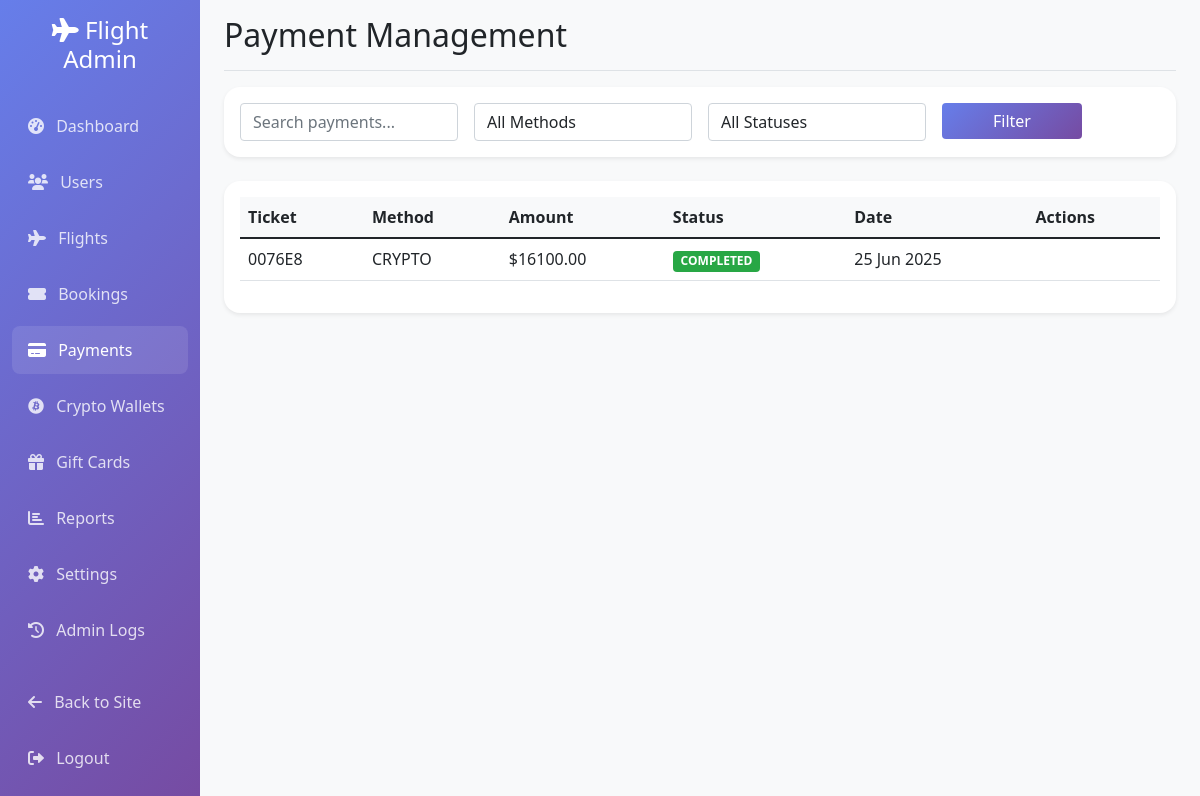
The app's page /backoffice/payments/ (signed in) with its own data.
### flight/models.py (models this page shows, shortened)
class Payment(models.Model):
    ticket = models.OneToOneField('Ticket', on_delete=models.CASCADE, related_name='payment')
    payment_method = models.CharField(max_length=20, choices=PAYMENT_METHOD)
    amount = models.FloatField()
    status = models.CharField(max_length=20, choices=PAYMENT_STATUS, default='PENDING')
    crypto_wallet = models.ForeignKey(CryptoWallet, on_delete=models.SET_NULL, null=True, blank=True)
    crypto_transaction_hash = models.CharField(max_length=255, blank=True)
    crypto_amount = models.FloatField(null=True, blank=True)
    gift_card = models.ForeignKey(GiftCard, on_delete=models.SET_NULL, null=True, blank=True)
    card_number = models.CharField(max_length=19, blank=True)
    card_holder_name = models.CharField(max_length=100, blank=True)
    created_at = models.DateTimeField(auto_now_add=True)
    completed_at = models.DateTimeField(null=True, blank=True)

class Ticket(models.Model):
    user = models.ForeignKey(User,on_delete=models.CASCADE,related_name="bookings", blank=True, null=True)
    ref_no = models.CharField(max_length=6, unique=True)
    passengers = models.ManyToManyField(Passenger, related_name="flight_tickets")
    flight = models.ForeignKey(Flight, on_delete=models.CASCADE, related_name="tickets", blank=True, null=True)
    flight_ddate = models.DateField(blank=True, null=True)
    flight_adate = models.DateField(blank=True, null=True)
    flight_fare = models.FloatField(blank=True,null=True)
    other_charges = models.FloatField(blank=True,null=True)
    coupon_used = models.CharField(max_length=15,blank=True)
    coupon_discount = models.FloatField(default=0.0)
    total_fare = models.FloatField(blank=True, null=True)
    seat_class = models.CharField(max_length=20, choices=SEAT_CLASS)
    booking_date = models.DateTimeField(default=datetime.now)
    mobile = models.CharField(max_length=20,blank=True)
    email = models.EmailField(max_length=45, blank=True)
    status = models.CharField(max_length=45, choices=TICKET_STATUS)

### backoffice/views.py (the view)
# urls.py: path('payments/', views.payment_management, name='payment_management'),
@login_required
@user_passes_test(is_admin)
def payment_management(request):
    search_query = request.GET.get('search', '')
    method_filter = request.GET.get('method', '')
    status_filter = request.GET.get('status', '')
    payments = Payment.objects.all().order_by('-created_at')
    if search_query:
        payments = payments.filter(
            Q(ticket__ref_no__icontains=search_query) |
            Q(ticket__user__username__icontains=search_query)
        )
    if method_filter:
        payments = payments.filter(payment_method=method_filter)
    if status_filter:
        payments = payments.filter(status=status_filter)
    paginator = Paginator(payments, 20)
    page_number = request.GET.get('page')
    payments = paginator.get_page(page_number)
    return render(request, 'backoffice/payment_management.html', {
        'payments': payments,
        'search_query': search_query,
        'method_filter': method_filter,
        'status_filter': status_filter,
        'method_choices': Payment.PAYMENT_METHOD_CHOICES if hasattr(Payment, 'PAYMENT_METHOD_CHOICES') else [],
        'status_choices': Payment.STATUS_CHOICES if hasattr(Payment, 'STATUS_CHOICES') else []
    })

### backoffice/views.py (called while the page is built)
def is_admin(user):
    return user.is_staff or user.is_superuser

### backoffice/templates/backoffice/payment_management.html (shortened to what this page needs)
{% extends 'backoffice/base.html' %}
{% block page_title %}Payment Management{% endblock %}
{% block content %}
<div class="card mb-4">
    <div class="card-body">
        <form method="get" class="row g-3">
            <div class="col-md-3">
                <input type="text" name="search" class="form-control" placeholder="Search payments..." value="{{ search_query }}">
            </div>
            <div class="col-md-3">
                <select name="method" class="form-control">
                    <option value="">All Methods</option>
                </select>
            </div>
            <div class="col-md-3">
                <select name="status" class="form-control">
                    <option value="">All Statuses</option>
                </select>
            </div>
            <div class="col-md-2">
                <button type="submit" class="btn btn-primary w-100">Filter</button>
            </div>
        </form>
    </div>
</div>
<div class="card">
    <div class="card-body">
        <div class="table-responsive">
            <table class="table table-hover">
                <thead>
                    <tr>
                        <th>Ticket</th>
                        <th>Method</th>
                        <th>Amount</th>
                        <th>Status</th>
                        <th>Date</th>
                        <th>Actions</th>
                    </tr>
                </thead>
                <tbody>
                    {% for payment in payments %}
                    <tr>
                        <td>{{ payment.ticket.ref_no }}</td>
                        <td>{{ payment.payment_method }}</td>
                        <td>${{ payment.amount|floatformat:2 }}</td>
                        <td>
                            <span class="badge badge-{{ payment.status|lower }}">{{ payment.status }}</span>
                        </td>
                        <td>{{ payment.created_at|date:"d M Y" }}</td>
                        <td>
                        </td>
                    </tr>
                    {% empty %}
                    <tr><td colspan="6">No payments found</td></tr>
                    {% endfor %}
                </tbody>
            </table>
        </div>
    </div>
</div>
{% endblock %}

### backoffice/templates/backoffice/base.html (style rules this page uses)
.card { border: none; border-radius: 1rem; box-shadow: 0 0.125rem 0.25rem rgba(0, 0, 0, 0.075); }
.btn-primary { background: linear-gradient(135deg, #667eea 0%, #764ba2 100%); border: none; }
.table th { border-top: none; background-color: #f8f9fa; }
.badge-completed { background-color: #28a745; }

### records on screen
Payment: ticket.ref_no "0076E8", payment_method "CRYPTO", amount "16100.00", status "COMPLETED", created_at "25 Jun 2025"
